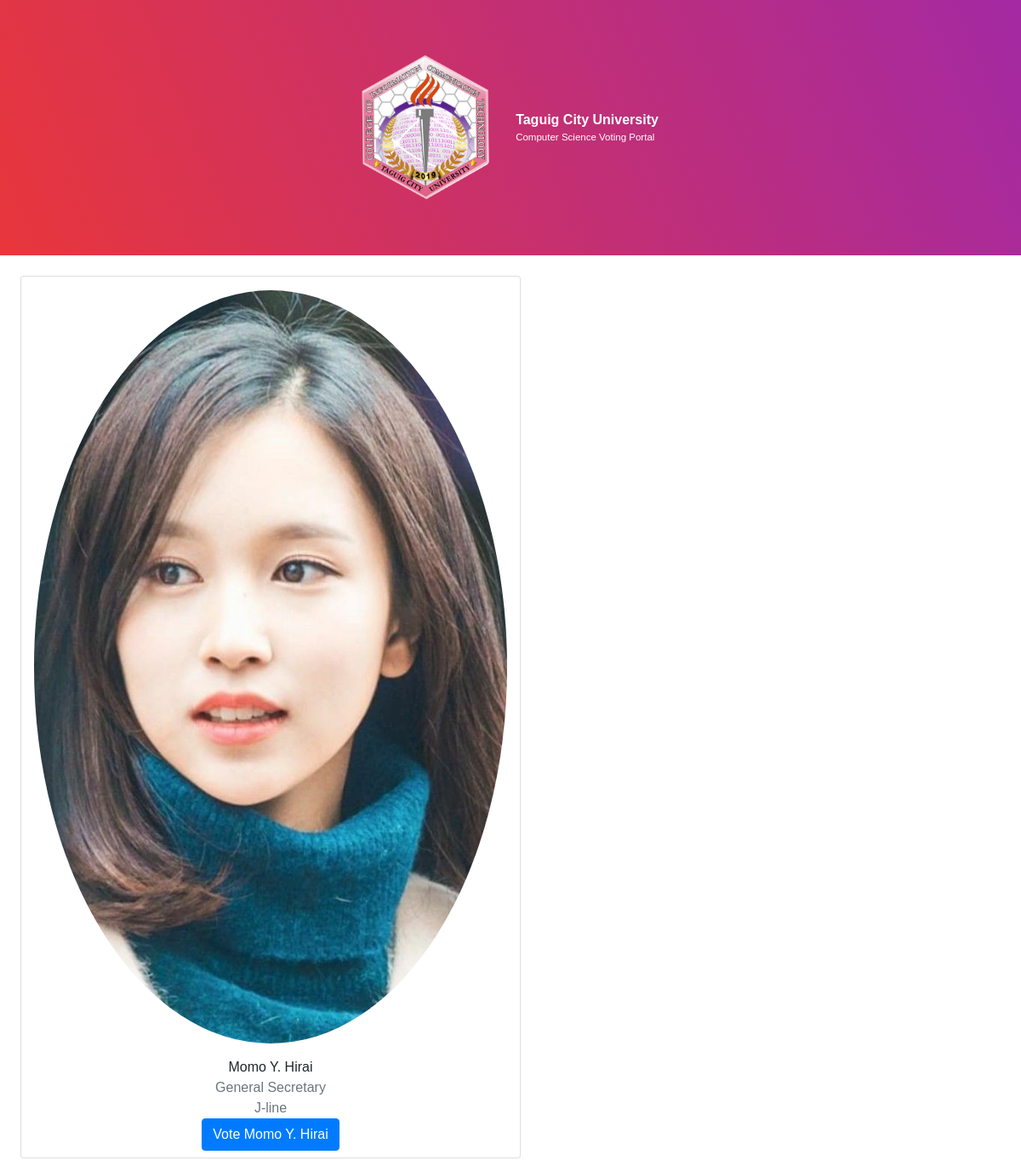
The app's page /gensec.php with its own data.
### tables this page shows
CREATE TABLE `candidate` (
  `candidatename` varchar(50) NOT NULL,
  `candidatestudentnumber` varchar(50) NOT NULL,
  `candidateage` varchar(50) NOT NULL,
  `candidategender` varchar(10) NOT NULL,
  `candidatecourse` varchar(50) NOT NULL,
  `candidateposition` varchar(50) NOT NULL,
  `candidatepartylist` varchar(50) NOT NULL,
  `candidatepicture` varchar(100) NOT NULL
);

### gensec.php (the view, shortened to what this page needs)
<!DOCTYPE html>
<html lang="en">
<head>
    <link rel="stylesheet" href="https://cdn.jsdelivr.net/npm/bootstrap@4.3.1/dist/css/bootstrap.min.css">
    <link rel="stylesheet" href="/css/vote.css">
</head>
<body>
    <div class="top">
        <div class="logo">
            <img src="/src/cict.png" class="icon">
        </div>
        <div class="name">
            <p class="schoolname">Taguig City University</p>
            <p class="webname">Computer Science Voting Portal</p>
        </div>
    </div><br>
    <div>
        <?php
        include('connection.php');
        $countquery = "SELECT * FROM candidate WHERE candidateposition = 'General Secretary'";
        $countres = mysqli_query($conn, $countquery);
        while ($getrow = mysqli_fetch_array($countres)) {
            $cname = $getrow["candidatename"];
            $cpos = $getrow["candidateposition"];
            $cstno = $getrow["candidatestudentnumber"];
            $cpartylist = $getrow["candidatepartylist"];
            $imageurl = $getrow["candidatepicture"];
            echo    '<form method = "post">
            <div class="row pb-3 ml-4 mr-0">
                    <div class="col-6 card text-center" style="width: 18rem;">
                            <img src="src/candidate/General Secretary/' . $imageurl . '" class="card-img-top py-3 rounded-circle" alt="...">
                             <div class="card-body py-0 px-0">
                                <p class="card-text">' . $cname . '</p>
                                <p class="text-secondary">' . $cpos . '</p>
                                <p class="text-secondary">' . $cpartylist . '</p>
                                <button class="btn btn-primary mb-2" type="submit" name = "votegensec" value = "' . $cstno . '" >Vote ' . $cname . ' </button>
                            </div>
                        </div>
                    </div>
                </form>';
        }
        ?>
    </div>
</body>
</html>

### css/vote.css (style rules this page uses)
html { font-size: 1rem; }
body { font-family: Arial, Helvetica, sans-serif; margin: 0 0 0 0; padding: 0 0 0 0; }
p { margin-bottom: 0; }
.webname { font-size: 0.72rem; }
.icon { width: 15vw; }
.top { width: 100%; display: flex; align-items: center; justify-content: center; padding: 5% 0 5% 0; background-image: linear-gradient(247.23deg, #a229a5 -2.25%, #eb3737 104.04%); color: white; column-gap: 1rem; z-index: 2; }
.schoolname { font-weight: bolder; }
.webname, .schoolname { margin-top: 0; margin-bottom: 0; }

### records on screen
candidate: candidatepicture (picture), candidatename "Momo Y. Hirai", candidateposition "General Secretary", candidatepartylist "J-line"
